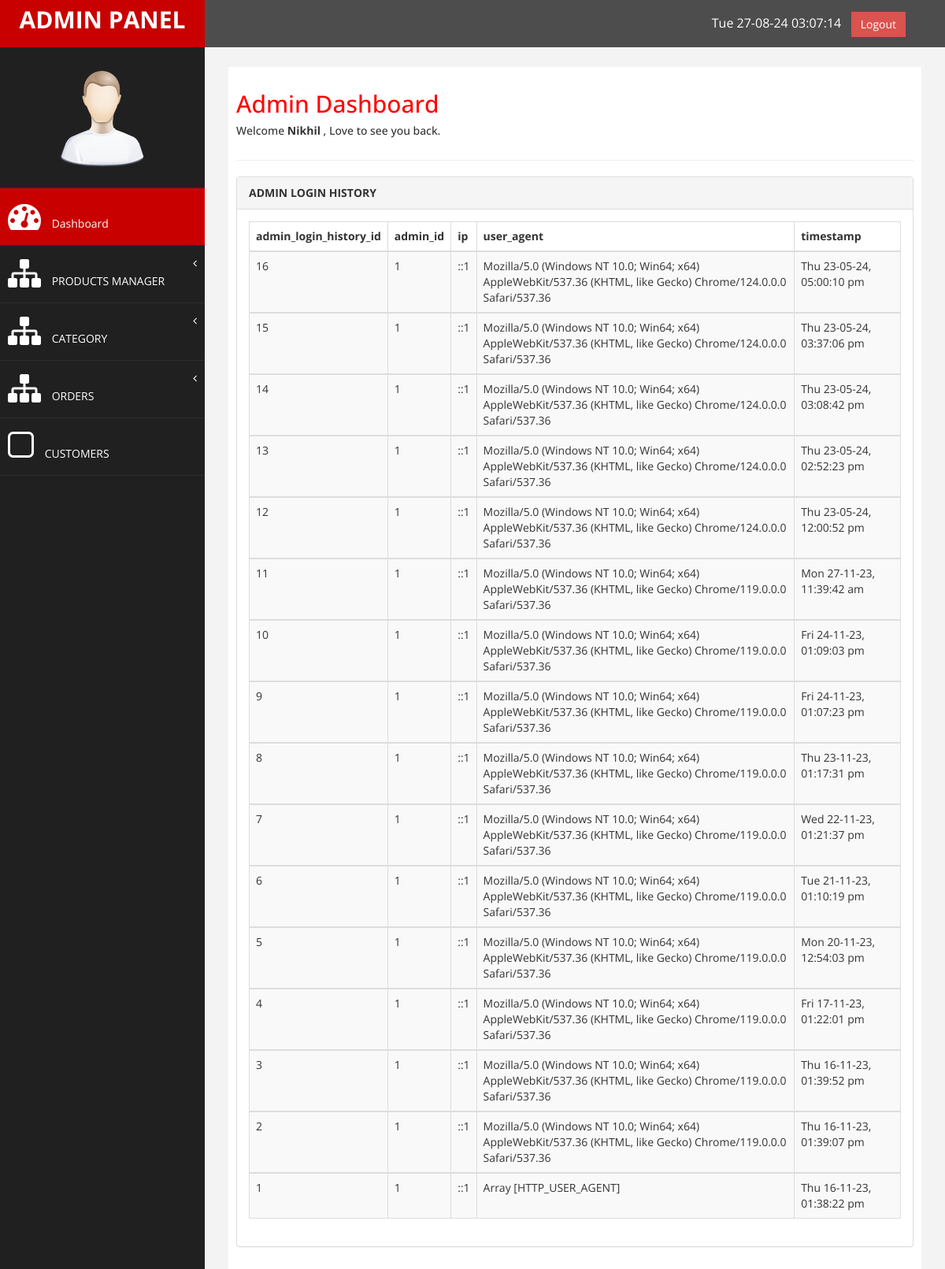
The page /admin/home.php (signed in) on the database its author committed.
### tables this page shows
CREATE TABLE `admin_login_history` (
  `admin_login_history_id` int(11) NOT NULL,
  `admin_id` int(11) NOT NULL,
  `ip` varchar(40) NOT NULL,
  `user_agent` varchar(1000) NOT NULL,
  `timestamp` varchar(50) NOT NULL
);

### admin/home.php (the view, shortened to what this page needs)
<?php
include "library/connection.php";
include "library/header.php";
?>
        <div id="page-wrapper" >
            <div id="page-inner">
                <div class="row">
                    <div class="col-md-12">
                     <h2>Admin Dashboard</h2>
                        <h5>Welcome  <b><?= $_SESSION['adminname']?> </b> , Love to see you back. </h5>
                    </div>
                </div>
                  <hr />
                    <div class="panel panel-default">
                        <div class="panel-heading">
                         <B> ADMIN LOGIN HISTORY </B>
                        </div>
                        <div class="panel-body">
                            <div class="table-responsive">
                                <table class="table table-striped table-bordered table-hover">
                                    <thead>
                                        <tr>
                                            <th>admin_login_history_id</th>
                                            <th>admin_id</th>
                                            <th>ip</th>
                                            <th>user_agent</th>
                                             <th>timestamp</th>
                                        </tr>
                                    </thead>
                            <?php
                            $sql = "SELECT * FROM `admin_login_history` WHERE `admin_id` = '$_SESSION[adminid]' ORDER BY `timestamp` DESC" ;
                            $res = $db->query($sql);
                            while($row= $res->fetch_object())
                            {
                                $date = date("D d-m-y, h:i:s a",$row->timestamp );
                                print ' <tbody>
                                        <tr>
                                            <td>'.$row->admin_login_history_id.'</td>
                                            <td>'.$row->admin_id.'</td>
                                            <td>'.$row->ip.'</td>
                                            <td>'.$row->user_agent.'</td>
                                            <td>'.$date.'</td>
                                        </tr>
                                    </tbody>';
                            }
                            ?>
                                </table>
                            </div>
                        </div>
                    </div>
             </div>
            </div>
        </div>
<?php
include "library/footer.php";
?>

### admin/assets/css/custom.css (style rules this page uses)
body { font-family: 'Open Sans', sans-serif; }
#page-wrapper { padding: 15px 15px; min-height: 600px; background:#F3F3F3; }
#page-inner { width:100%; margin:10px 20px 10px 0px; background-color:#fff!important; padding:10px; min-height:1200px; }
h2 { color: #f00; }
@media (min-width:768px) { #page-wrapper { margin: 0 0 0 260px; padding: 15px 30px; min-height: 1200px; } }

### rows shown on the page
admin_login_history: admin_login_history_id "16", admin "1", ip "::1", user_agent "Mozilla/5.0 (Windows NT 10.0; Win64; x64) AppleWebKit/537.36 (KHTML, like Gecko) Chrome/124.0.0.0 Safari/537.36", timestamp "Thu 23-05-24, 05:00:10 pm"
admin_login_history: admin_login_history_id "15", admin "1", ip "::1", user_agent "Mozilla/5.0 (Windows NT 10.0; Win64; x64) AppleWebKit/537.36 (KHTML, like Gecko) Chrome/124.0.0.0 Safari/537.36", timestamp "Thu 23-05-24, 03:37:06 pm"
admin_login_history: admin_login_history_id "14", admin "1", ip "::1", user_agent "Mozilla/5.0 (Windows NT 10.0; Win64; x64) AppleWebKit/537.36 (KHTML, like Gecko) Chrome/124.0.0.0 Safari/537.36", timestamp "Thu 23-05-24, 03:08:42 pm"
admin_login_history: admin_login_history_id "13", admin "1", ip "::1", user_agent "Mozilla/5.0 (Windows NT 10.0; Win64; x64) AppleWebKit/537.36 (KHTML, like Gecko) Chrome/124.0.0.0 Safari/537.36", timestamp "Thu 23-05-24, 02:52:23 pm"
admin_login_history: admin_login_history_id "12", admin "1", ip "::1", user_agent "Mozilla/5.0 (Windows NT 10.0; Win64; x64) AppleWebKit/537.36 (KHTML, like Gecko) Chrome/124.0.0.0 Safari/537.36", timestamp "Thu 23-05-24, 12:00:52 pm"
admin_login_history: admin_login_history_id "11", admin "1", ip "::1", user_agent "Mozilla/5.0 (Windows NT 10.0; Win64; x64) AppleWebKit/537.36 (KHTML, like Gecko) Chrome/119.0.0.0 Safari/537.36", timestamp "Mon 27-11-23, 11:39:42 am"
admin_login_history: admin_login_history_id "10", admin "1", ip "::1", user_agent "Mozilla/5.0 (Windows NT 10.0; Win64; x64) AppleWebKit/537.36 (KHTML, like Gecko) Chrome/119.0.0.0 Safari/537.36", timestamp "Fri 24-11-23, 01:09:03 pm"
admin_login_history: admin_login_history_id "9", admin "1", ip "::1", user_agent "Mozilla/5.0 (Windows NT 10.0; Win64; x64) AppleWebKit/537.36 (KHTML, like Gecko) Chrome/119.0.0.0 Safari/537.36", timestamp "Fri 24-11-23, 01:07:23 pm"
admin_login_history: admin_login_history_id "8", admin "1", ip "::1", user_agent "Mozilla/5.0 (Windows NT 10.0; Win64; x64) AppleWebKit/537.36 (KHTML, like Gecko) Chrome/119.0.0.0 Safari/537.36", timestamp "Thu 23-11-23, 01:17:31 pm"
admin_login_history: admin_login_history_id "7", admin "1", ip "::1", user_agent "Mozilla/5.0 (Windows NT 10.0; Win64; x64) AppleWebKit/537.36 (KHTML, like Gecko) Chrome/119.0.0.0 Safari/537.36", timestamp "Wed 22-11-23, 01:21:37 pm"
admin_login_history: admin_login_history_id "6", admin "1", ip "::1", user_agent "Mozilla/5.0 (Windows NT 10.0; Win64; x64) AppleWebKit/537.36 (KHTML, like Gecko) Chrome/119.0.0.0 Safari/537.36", timestamp "Tue 21-11-23, 01:10:19 pm"
admin_login_history: admin_login_history_id "5", admin "1", ip "::1", user_agent "Mozilla/5.0 (Windows NT 10.0; Win64; x64) AppleWebKit/537.36 (KHTML, like Gecko) Chrome/119.0.0.0 Safari/537.36", timestamp "Mon 20-11-23, 12:54:03 pm"
admin_login_history: admin_login_history_id "4", admin "1", ip "::1", user_agent "Mozilla/5.0 (Windows NT 10.0; Win64; x64) AppleWebKit/537.36 (KHTML, like Gecko) Chrome/119.0.0.0 Safari/537.36", timestamp "Fri 17-11-23, 01:22:01 pm"
admin_login_history: admin_login_history_id "3", admin "1", ip "::1", user_agent "Mozilla/5.0 (Windows NT 10.0; Win64; x64) AppleWebKit/537.36 (KHTML, like Gecko) Chrome/119.0.0.0 Safari/537.36", timestamp "Thu 16-11-23, 01:39:52 pm"
admin_login_history: admin_login_history_id "2", admin "1", ip "::1", user_agent "Mozilla/5.0 (Windows NT 10.0; Win64; x64) AppleWebKit/537.36 (KHTML, like Gecko) Chrome/119.0.0.0 Safari/537.36", timestamp "Thu 16-11-23, 01:39:07 pm"
admin_login_history: admin_login_history_id "1", admin "1", ip "::1", user_agent "Array [HTTP_USER_AGENT]", timestamp "Thu 16-11-23, 01:38:22 pm"

### other values the page prints
$date "Tue 27-08-24 03:07:14"
$_SESSION['adminname'] "Nikhil"
